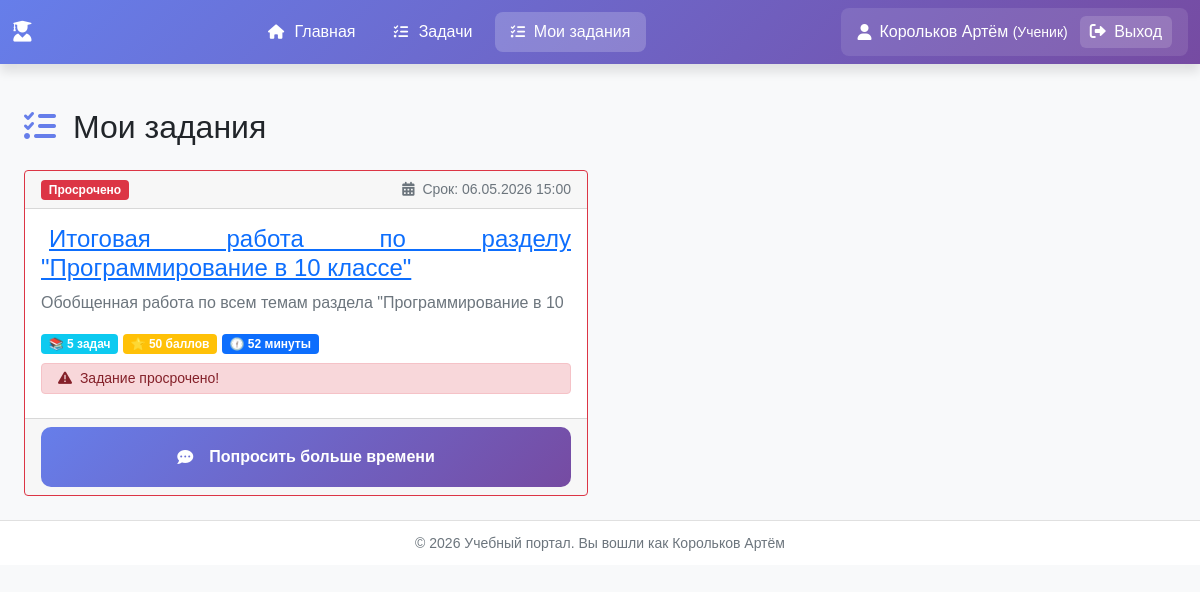
Screenshot of /tasks/collections/my-assignments/ (signed in) with the database file from the repository.
### users_app/models.py (models this page shows, shortened)
class User(AbstractUser):
    USER_TYPES = (
        ('teacher', 'Учитель'),
        ('student', 'Ученик'),
    )
    user_type = models.CharField(max_length=10, choices=USER_TYPES, default='student')
    middle_name = models.CharField('Отчество', max_length=50, blank=True)
    class Meta:
        verbose_name = 'Пользователь'
        verbose_name_plural = 'Пользователи'

### task_description_app/collections/models.py (models this page shows, shortened)
class CollectionAssignment(models.Model):
    STATUS_CHOICES = (
        ('pending', 'Ожидает выполнения'),
        ('in_progress', 'Выполняется'),
        ('completed', 'Выполнено'),
        ('expired', 'Просрочено'),
    )
    collection = models.ForeignKey(Collection, on_delete=models.CASCADE, related_name='assignments')
    student = models.ForeignKey(settings.AUTH_USER_MODEL, on_delete=models.CASCADE,
                                related_name='collection_assignments')
    assigned_at = models.DateTimeField(auto_now_add=True)
    due_date = models.DateTimeField('Срок выполнения', null=True, blank=True)
    status = models.CharField('Статус', max_length=20, choices=STATUS_CHOICES, default='pending')
    class Meta:
        db_table = 'task_description_app_collectionassignment'
        ordering = ['-assigned_at']
        unique_together = ['collection', 'student']
    def is_overdue(self):
        if self.due_date and timezone.now() > self.due_date:
            return True
        return False

class Collection(models.Model):
    COLLECTION_TYPES = (
        ('lesson', 'Урок'),
        ('test', 'Контрольная работа'),
        ('exam', 'Экзамен'),
        ('homework', 'Домашнее задание'),
    )
    title = models.CharField('Название', max_length=200)
    description = models.TextField('Описание', blank=True)
    collection_type = models.CharField('Тип', max_length=20, choices=COLLECTION_TYPES, default='lesson')
    author = models.ForeignKey(
        settings.AUTH_USER_MODEL,
        on_delete=models.CASCADE,
        related_name='created_collections'
    )
    target_class = models.CharField('Класс', max_length=50, blank=True)
    target_group = models.IntegerField('Группа', null=True, blank=True)
    is_public = models.BooleanField('Публичная', default=True)
    show_results = models.BooleanField('Показывать результаты', default=True)
    time_limit = models.IntegerField('Ограничение времени (мин)', null=True, blank=True)
    created_at = models.DateTimeField(auto_now_add=True)
    updated_at = models.DateTimeField(auto_now=True)
    tasks = models.ManyToManyField(Task, through='CollectionItem', related_name='collections')
    class Meta:
        db_table = 'task_description_app_collection'
        ordering = ['-created_at']
        verbose_name = 'Подборка задач'
        verbose_name_plural = 'Подборки задач'
    def get_total_score(self):
        return sum(item.max_score for item in self.collection_items.all())

class CollectionItem(models.Model):
    collection = models.ForeignKey(
        Collection,
        on_delete=models.CASCADE,
        related_name='collection_items'
    )
    task = models.ForeignKey(Task, on_delete=models.CASCADE)
    order = models.IntegerField('Порядок', default=0)
    max_score = models.IntegerField('Максимальный балл', default=10)
    required = models.BooleanField('Обязательная', default=True)
    class Meta:
        db_table = 'task_description_app_collectionitem'
        ordering = ['order']
        unique_together = ['collection', 'task']

### task_description_app/collections/views.py (the view)
# urls.py: path('my-assignments/', views.my_assignments, name='my_assignments'),
@login_required
def my_assignments(request):
    if request.user.user_type != 'student':
        return redirect('teacher_dashboard')
    assignments = CollectionAssignment.objects.filter(
        student=request.user
    ).select_related('collection').order_by('-assigned_at')
    attempts = CollectionAttempt.objects.filter(
        student=request.user,
        status='completed'
    ).order_by('-completed_at')
    attempts_dict = {}
    for attempt in attempts:
        if attempt.collection_id not in attempts_dict:
            attempts_dict[attempt.collection_id] = attempt
    for assignment in assignments:
        if assignment.is_overdue():
            assignment.status = 'expired'
            assignment.save()
        completed_attempt = CollectionAttempt.objects.filter(
            collection=assignment.collection,
            student=request.user,
            status='completed'
        ).order_by('-completed_at').first()
        assignment.last_completed_attempt = completed_attempt
    request_sent = request.GET.get('request_sent')
    if request_sent == 'success':
        messages.success(request, '✅ Запрос на продление времени успешно отправлен учителю!')
    elif request_sent == 'error':
        error_msg = request.GET.get('error', 'Не удалось отправить запрос')
        messages.error(request, f'❌ Ошибка: {error_msg}')
    context = {
        'assignments': assignments,
        'title': 'Мои задания',
    }
    return render(request, 'task_description_app/collections/my_assignments.html', context)

### templates/task_description_app/collections/my_assignments.html (shortened to what this page needs)
{% extends "base.html" %}
{% load static %}
{% load pluralize_ru %}
{% block extra_css %}
    <link rel="stylesheet" href="{% static 'collections/css/my_assignments.css' %}">
{% endblock %}
{% block content %}
    <div class="container mt-4">
        <h2>
            <i class="fas fa-tasks me-2" style="color: #667eea;"></i>
            Мои задания
        </h2>
        {% if assignments %}
            <div class="row mt-4">
                {% for assignment in assignments %}
                    <div class="col-md-6 mb-4">
                        <div class="card h-100 {% if assignment.status == 'expired' %}border-danger{% endif %}">
                            <div class="card-header d-flex justify-content-between align-items-center">
                                <span class="badge {% if assignment.status == 'pending' %}bg-warning{% elif assignment.status == 'in_progress' %}bg-info{% elif assignment.status == 'completed' %}bg-success{% else %}bg-danger{% endif %}">
                                    {{ assignment.get_status_display }}
                                </span>
                                {% if assignment.due_date %}
                                    <small class="text-muted">
                                        <i class="fas fa-calendar-alt me-1"></i>
                                        Срок: {{ assignment.due_date|date:"d.m.Y H:i" }}
                                    </small>
                                {% endif %}
                            </div>
                            <div class="card-body">
                                <h4 class="card-title">
                                    <a href="{% url 'tasks_&_collections:collections:detail' assignment.collection.id %}"
                                       class="card-hover p-2">
                                        {{ assignment.collection.title }}
                                    </a>
                                </h4>
                                <p class="card-text text-muted">{{ assignment.collection.description|truncatechars:100 }}</p>
                                <div class="mb-2">
                                    <span class="badge bg-info">📚 {{ assignment.collection.collection_items.count|pluralize_ru:"задача,задачи,задач" }} </span>
                                    <span class="badge bg-warning">⭐ {{ assignment.collection.get_total_score }} баллов</span>
                                    {% if assignment.collection.time_limit is None %}
                                        <span class="badge bg-secondary">🕧 нет ограничений</span>
                                    {% else %}
                                        <span class="badge bg-primary">🕧 {{ assignment.collection.time_limit|pluralize_ru:"минута,минуты,минут" }} </span>
                                    {% endif %}
                                </div>
                                {% if assignment.is_overdue %}
                                    <div class="alert alert-danger small py-1 mb-2">
                                        <i class="fas fa-exclamation-triangle me-1"></i>
                                        Задание просрочено!
                                    </div>
                                {% endif %}
                            </div>
                            <div class="card-footer d-flex justify-content-between gap-2">
                                {% if assignment.status == 'pending' or assignment.status == 'in_progress' %}
                                    <a href="{% url 'tasks_&_collections:collections:start' assignment.collection.id %}"
                                       class="btn btn-primary flex-grow-1">
                                        <i class="fas fa-play me-2"></i>Выполнить
                                    </a>
                                    <button type="button"
                                            class="btn btn-warning"
                                            onclick="showRequestModal({{ assignment.collection.id }}, '{{ assignment.collection.title|escapejs }}')">
                                        <i class="fas fa-clock me-1"></i>
                                        Попросить время
                                    </button>
                                {% elif assignment.status == 'completed' %}
                                    <a href="{% url 'tasks_&_collections:collections:attempt_results' assignment.last_completed_attempt.id %}"
                                       class="btn btn-secondary w-100">
                                        <i class="fas fa-eye me-2"></i>Посмотреть результат
                                    </a>
                                {% elif assignment.status == 'expired' %}
                                    <button type="button"
                                            class="btn btn-primary w-100"
                                            onclick="showRequestModal({{ assignment.collection.id }}, '{{ assignment.collection.title|escapejs }}')">
                                        <i class="fas fa-commenting me-2"></i>Попросить больше времени
                                    </button>
                                {% endif %}
                        </div>
                    </div>
                {% endfor %}
            </div>
        {% else %}
            <div class="alert alert-info text-center py-5 mt-4">
                <i class="fas fa-inbox fa-3x mb-3"></i>
                <h4>У вас пока нет заданий</h4>
                <p>Когда учитель выдаст вам контрольную работу, она появится здесь</p>
            </div>
        {% endif %}
    </div>
{% endblock %}

### templates/base.html (shortened to what this page needs)
<!DOCTYPE html>
<html lang="ru">
<head>
    {% load static %}
    <link rel="stylesheet" href="https://cdn.jsdelivr.net/npm/bootstrap@5.1.3/dist/css/bootstrap.min.css">
    <link rel="stylesheet" href="https://cdnjs.cloudflare.com/ajax/libs/font-awesome/6.0.0/css/all.min.css">
    <link rel="stylesheet" href="{% static 'css/base/style.css' %}">
    <link rel="stylesheet" href="{% static 'css/components/buttons.css' %}">
    <link rel="stylesheet" href="{% static 'css/components/tabs.css' %}">
    {% block extra_css %}{% endblock %}
</head>
<body>
<nav class="navbar navbar-expand-lg navbar-dark">
    <div class="container">
        <a class="navbar-brand" href="{% url 'home' %}">
            <i class="fas {% if user.user_type == 'teacher' %}fa-chalkboard-teacher{% elif user.user_type == 'student' %}fa-user-graduate{% else %}fa-graduation-cap{% endif %} me-2"></i>
        </a>
        <div class="collapse navbar-collapse" id="navbarNav">
            {% if user.is_authenticated %}
                <ul class="navbar-nav me-auto">
                {% if user.user_type == 'teacher' %}
                    <ul class="navbar-nav me-auto">
                    <li class="nav-item">
                        <a class="nav-link {% if request.path == '/' or '/teacher/' in request.path %}active{% endif %}"
                           href="{% url 'teacher_dashboard' %}">
                            <i class="fas fa-home"></i> Главная
                        </a>
                    </li>
                    <li class="nav-item">
                        <a class="nav-link {% if '/tasks/' in request.path and '/tasks/task/add/' not in request.path and '/tasks/collections/' not in request.path and '/teacher/student/' not in request.path %}active{% endif %}"
                           href="{% url 'tasks_&_collections:tasks:list' %}">
                            <i class="fas fa-tasks"></i> Все задачи
                        </a>
                    </li>
                    <li class="nav-item">
                        <a class="nav-link {% if '/tasks/task/add/' in request.path %}active{% endif %}"
                           href="{% url 'tasks_&_collections:tasks:add' %}">
                            <i class="fas fa-plus-circle"></i> Добавить задачу
                        </a>
                    </li>
                    <li class="nav-item">
                        <a class="nav-link {% if '/tasks/collections/' in request.path and '/tasks/collections/my-assignments' not in request.path %}active{% endif %}"
                           href="{% url 'tasks_&_collections:collections:list' %}">
                            <i class="fas fa-layer-group"></i> Мои подборки
                        </a>
                    </li>
                {% elif user.user_type == 'student' %}
                    <li class="nav-item">
                        <a class="nav-link {% if request.resolver_match.url_name == 'student_dashboard' %}active{% endif %}"
                           href="{% url 'student_dashboard' %}">
                            <i class="fas fa-home"></i> Главная
                        </a>
                    </li>
                    <li class="nav-item">
                        <a class="nav-link {% if '/tasks/' in request.path and '/tasks/task/add/' not in request.path and '/tasks/collections/' not in request.path %}active{% endif %}"
                           href="{% url 'tasks_&_collections:tasks:list' %}">
                            <i class="fas fa-tasks"></i> Задачи
                        </a>
                    </li>
                    <li class="nav-item">
                        <a class="nav-link {% if '/tasks/collections/' in request.path %}active{% endif %}"
                           href="{% url 'tasks_&_collections:collections:my_assignments' %}">
                            <i class="fas fa-tasks me-1"></i> Мои задания
                        </a>
                    </li>
                {% endif %}
            </ul>
                <div class="user-menu">
                    <i class="fas {% if user.user_type == 'teacher' %}fa-user-tie{% else %}fa-user{% endif %}"></i>
                    <span class="user-name">
                            {{ user.last_name }} {{ user.first_name }}
                        {% if user.user_type == 'teacher' %}
                            <small>(Учитель)</small>
                        {% else %}
                            <small>(Ученик)</small>
                        {% endif %}
                        </span>
                    <a href="{% url 'logout' %}" class="logout-btn" onclick="return confirm('Выйти из системы?')">
                        <i class="fas fa-sign-out-alt me-1"></i> Выход
                    </a>
                </div>
            {% endif %}
        </div>
    </div>
</nav>
<div class="main-content">
    <div class="container">
        {% block content %}
        {% endblock %}
    </div>
</div>
<footer class="footer">
    <div class="container text-center">
        <small>
            &copy; {% now "Y" %} Учебный портал.
            {% if user.is_authenticated %}
                Вы вошли как {{ user.last_name }} {{ user.first_name }}
            {% else %}
                Все права защищены
            {% endif %}
        </small>
    </div>
</footer>
</body>
</html>

### rows the page displays
User: last_name "Корольков", first_name "Артём"
CollectionAssignment: status "Просрочено", due_date "06.05.2026 15:00", collection "Итоговая работа по разделу \"Программирование в 10 классе\"", collection.description "Обобщенная работа по всем темам раздела \"Программирование в 10", collection.get_total_score "50", shows "Задание просрочено!"
